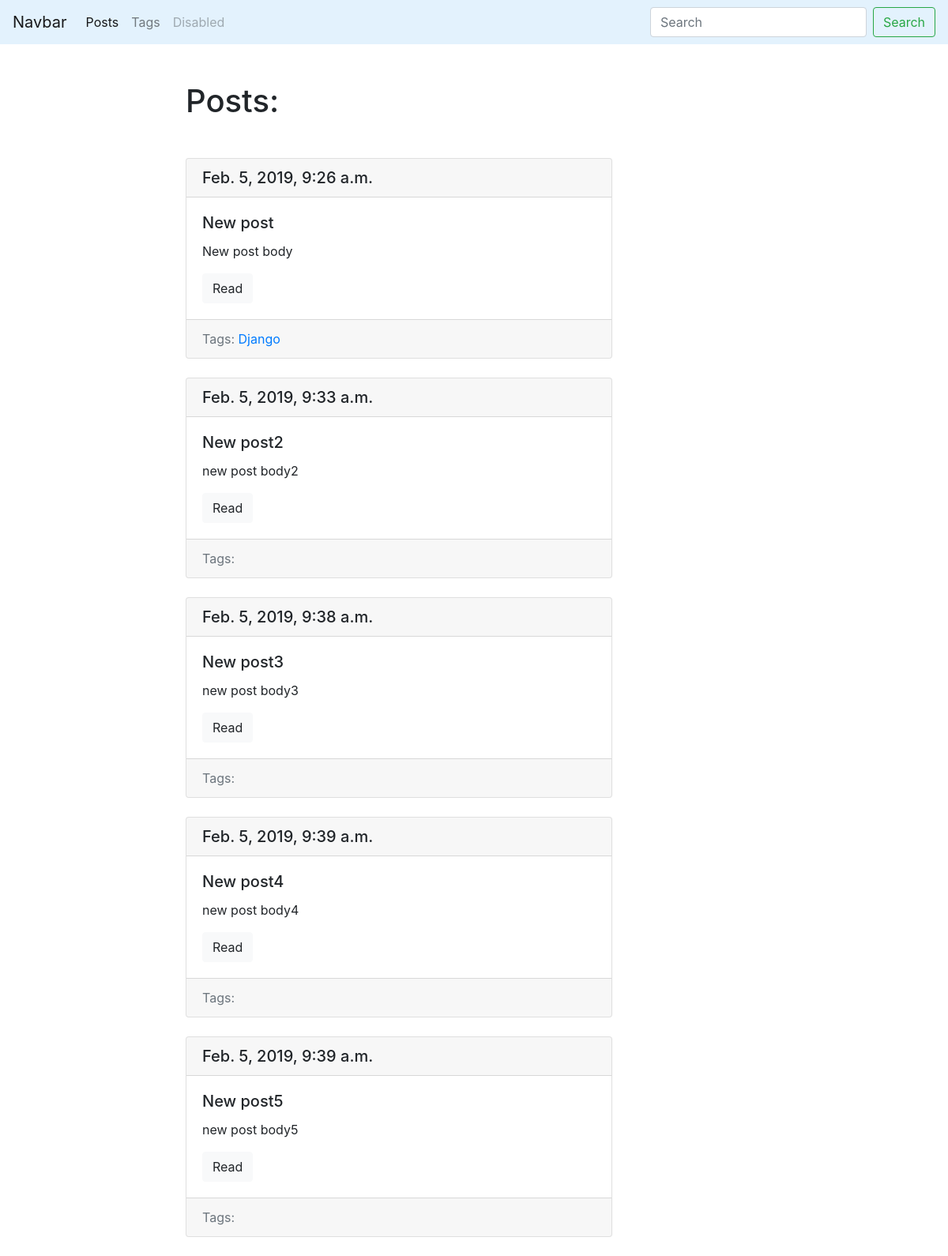
The page /blog/ on the database as committed earlier.
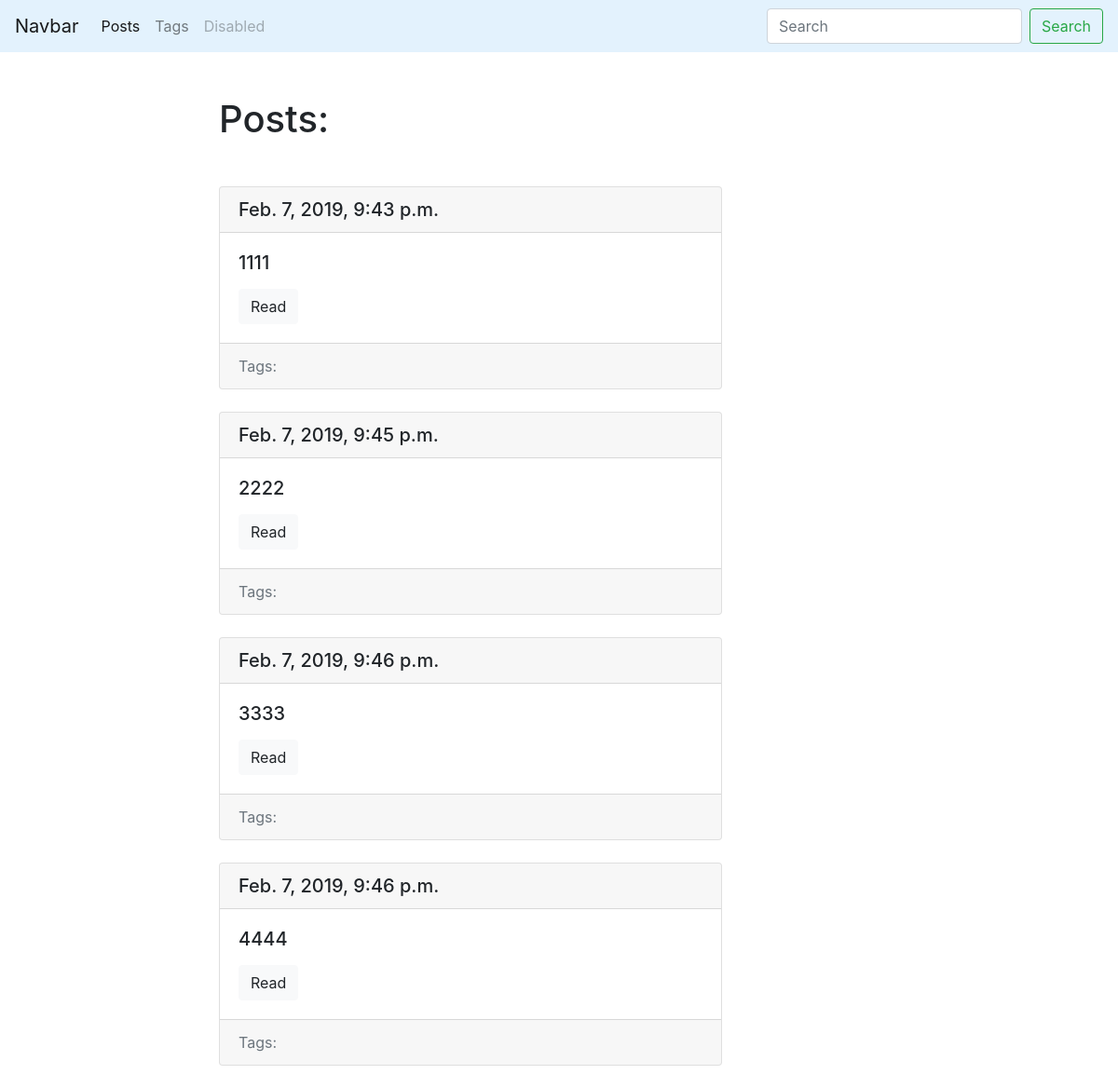
The same page on the database as committed later.
### blog/models.py (models this page shows, shortened)
class Post(models.Model):
    title = models.CharField('Наименование', max_length=200, db_index=True)
    slug = models.SlugField('Слаг', max_length=150, unique=True)
    body = models.TextField('Текст', blank=True, db_index=True)
    tags = models.ManyToManyField('Tag', blank=True, related_name='posts')
    date_pub = models.DateTimeField('Время публикации', auto_now_add=True)
    def get_absolute_url(self):
        return reverse('post_detail_url', kwargs={'slug':self.slug})
    def __str__(self):
        return f'{self.title}'

class Tag(models.Model):
    title = models.CharField('Наименование', max_length=50)
    slug = models.SlugField('Слаг', max_length=50, unique=True)
    def get_absolute_url(self):
        return reverse('tag_detail_url', kwargs={'slug':self.slug})
    def __str__(self):
        return f'{self.title}'

### blog/views.py (the view)
# urls.py: path('', posts_list, name='posts_list_url'),
def posts_list(request):
    posts = Post.objects.all()
    return render(request, 'blog/index.html', context={'posts': posts})

### blog/templates/blog/index.html
{% extends 'blog/base_blog.html'%}
{% block content %}
<h1 class="mb-5">Posts:</h1>
{% for post in posts %}
{% include 'blog/includes/post_card_template.html' %}
{% endfor %}
{% endblock%}

### blog/templates/blog/base_blog.html
{% extends 'base.html' %}

### templates/base.html (shortened to what this page needs)
<!DOCTYPE html>
<html lang="en">
<head>
    <link rel="stylesheet" href="https://stackpath.bootstrapcdn.com/bootstrap/4.2.1/css/bootstrap.min.css"
>
</head>
<body>
    <nav class="navbar navbar-expand-lg navbar-light" style="background-color: #e3f2fd;">
        <a class="navbar-brand" href="#">Navbar</a>
        <div class="collapse navbar-collapse" id="navbarSupportedContent">
            <ul class="navbar-nav mr-auto">
                <li class="nav-item active">
                    <a class="nav-link" href="{% url 'posts_list_url' %}">Posts <span class="sr-only">(current)</span></a>
                </li>
                <li class="nav-item">
                    <a class="nav-link" href="{% url 'tags_list_url' %}">Tags</a>
                </li>
                <li class="nav-item">
                    <a class="nav-link disabled" href="#" tabindex="-1" aria-disabled="true">Disabled</a>
                </li>
            </ul>
            <form class="form-inline my-2 my-lg-0">
                <input class="form-control mr-sm-2" type="search" placeholder="Search" aria-label="Search">
                <button class="btn btn-outline-success my-2 my-sm-0" type="submit">Search</button>
            </form>
        </div>
    </nav>
    <div class="container mt-5">
        <div class="row">
            <div class="col-6 offset-md-2">
                {% block content %}
                {% endblock %}
            </div>
        </div>
    </div>
</body>
</html>

### blog/templates/blog/includes/post_card_template.html
<div class="card mb-4">
    <h5 class="card-header">{{post.date_pub}}</h5>
    <div class="card-body">
        <h5 class="card-title">{{post}}</h5>
        <p class="card-text">{{post.body|truncatewords:15}}</p>
        <a href="{{post.get_absolute_url}}" class="btn btn-light">Read</a>
    </div>
    <div class="card-footer text-muted">
        Tags:
        {% for tag in post.tags.all %}
            <a href="{{ tag.get_absolute_url }}">{{tag}}</a>
        {% endfor %}
    </div>
</div>

Rows that differ between the two databases and show on the page:
removed Post: date_pub "Feb. 5, 2019, 9:26 a.m.", title "New post", body "New post body"
removed Tag: title "Django", shown under Post "Feb. 5, 2019, 9:26 a.m."
removed Post: date_pub "Feb. 5, 2019, 9:33 a.m.", title "New post2", body "new post body2"
removed Post: date_pub "Feb. 5, 2019, 9:38 a.m.", title "New post3", body "new post body3"
removed Post: date_pub "Feb. 5, 2019, 9:39 a.m.", title "New post4", body "new post body4"
removed Post: date_pub "Feb. 5, 2019, 9:39 a.m.", title "New post5", body "new post body5"
added Post: date_pub "Feb. 7, 2019, 9:43 p.m.", title "1111"
added Post: date_pub "Feb. 7, 2019, 9:45 p.m.", title "2222"
added Post: date_pub "Feb. 7, 2019, 9:46 p.m.", title "3333"
added Post: date_pub "Feb. 7, 2019, 9:46 p.m.", title "4444"
